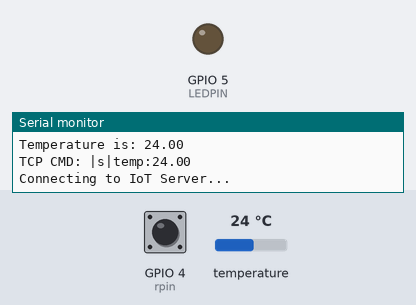
Bench run of a sketch on a simulated ESP8266 (NodeMCU). Shown: output pins drawn as LEDs (lit = HIGH), the last lines printed to the serial monitor. Dashed ring = blinking. Inputs (shaded band) come from the test bench; at power-on: GPIO 4 (rpin) HIGH, temperature 24 °C. WiFi joins after 1.5 s; servers stay silent unless stated; storage starts empty. At 4.8 s the program puts the board to deep sleep or switches it off; the recording ends there.

Above: at 3.0 s.
At 4.63 s:
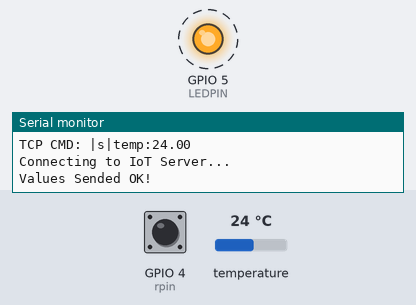
Timing chart, 0 to 4.9 s (numbered marks = the images above):
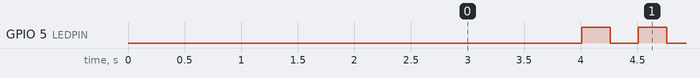

Measured:
- by itself, GPIO 5 (LEDPIN): alternates HIGH for 0.25 s and LOW for 0.25 s

The sketch:

wifi_digital_temperature.ino
```cpp
// (licence header left out)
#include <FS.h>                   //this needs to be first, or it all crashes and burns...
#include <ESP8266WiFi.h>          //https://github.com/esp8266/Arduino
#include <DNSServer.h>
#include <ESP8266WebServer.h>
#include <WiFiManager.h>          //https://github.com/tzapu/WiFiManager
#include <ArduinoJson.h>          //https://github.com/bblanchon/ArduinoJson

// Sonda digital
#include <OneWire.h>
#include <DallasTemperature.h>
//#define ONE_WIRE_BUS A3 //Rhomb.io Duino UNO - Conectar a 1-WIRE
//#define ONE_WIRE_BUS 21 //Rhomb.io ESP32 - Conectar a SDA
//#define ONE_WIRE_BUS 2 //Rhomb.io ESP8266 - Conectar a SDA
#define ONE_WIRE_BUS 2
OneWire oneWire(ONE_WIRE_BUS); // Setup a oneWire instance to communicate with any OneWire devices
DallasTemperature sensors(&oneWire); // Pass our oneWire reference to Dallas Temperature.

#define LEDPIN 5 // DEIMOS IO2 - ESP8266

//Here you can define default values, if you want.
char intervalo_tiempo[40];
char offset_temperatura[6];
char id_dispositivo[40];
char iot_server[40];
char iot_port[40];


//If this pin is LOW during boot process, Wifi configurations are reset and the device will reboot in AP mode. IO1 at Deimos Board.
int rpin = 4;

//flag for saving data
bool shouldSaveConfig = false;

//callback notifying us of the need to save config
void saveConfigCallback () {

  Serial.println("Should save config");
  shouldSaveConfig = true;

  //Deprecated, for reference use only
  //int periodo = 1000;
  //double offset = 6.5;
}

void setup() {
  Serial.begin(115200);
  Serial.println("Startup OK");
  pinMode(LEDPIN, OUTPUT);

  sensors.begin();  // Start up the temperature sensor library

  pinMode(rpin, INPUT_PULLUP);

  //Uncomment if you want to format SPI Filesystem
//  SPIFFS.format();

  //read configuration from FS json
  Serial.println("mounting FS...");

  if (SPIFFS.begin()) {
    Serial.println("mounted file system");
    if (SPIFFS.exists("/config.json")) {
      //file exists, reading and loading
      Serial.println("reading config file");
      File configFile = SPIFFS.open("/config.json", "r");
      if (configFile) {
        Serial.println("opened config file");
        size_t size = configFile.size();
        // Allocate a buffer to store contents of the file.
        std::unique_ptr<char[]> buf(new char[size]);

        configFile.readBytes(buf.get(), size);
        DynamicJsonBuffer jsonBuffer;
        JsonObject& json = jsonBuffer.parseObject(buf.get());
        json.printTo(Serial);
        if (json.success()) {
          Serial.println("\nparsed json");

          strcpy(intervalo_tiempo, json["intervalo_tiempo"]);
          strcpy(offset_temperatura, json["offset_temperatura"]);
          strcpy(id_dispositivo, json["id_dispositivo"]);
          strcpy(iot_server, json["iot_server"]);
          strcpy(iot_port, json["iot_port"]);

        } else {
          Serial.println("failed to load json config");
        }
        configFile.close();
      }
    }
  } else {
    Serial.println("failed to mount FS");
  }
  //end read

  WiFiManagerParameter custom_intervalo_tiempo("intervalo", "Time interval (sec.) Ex.: 5 (max. 4200)", intervalo_tiempo, 40);
  WiFiManagerParameter custom_offset_temperatura("offset", "Temperature offset (celsius degrees) Ex.: 1.32, Ex.: -1.25, Ex: 0", offset_temperatura, 6);
  WiFiManagerParameter custom_id_dispositivo("id", "Device ID (number) Ex.: 837289382", id_dispositivo, 40);
  WiFiManagerParameter custom_iot_server("server", "Server IP Ex.: 36.84.25.999", iot_server, 40);
  WiFiManagerParameter custom_iot_port("port", "Server port Ex.: 2522", iot_port, 40);


  //WiFiManager
  //Local intialization. Once its business is done, there is no need to keep it around
  WiFiManager wifiManager;

  //set config save notify callback
  wifiManager.setSaveConfigCallback(saveConfigCallback);

  //Descomentar si se desa IP estática
  // wifiManager.setSTAStaticIPConfig(IPAddress(10,0,1,99), IPAddress(10,0,1,1), IPAddress(255,255,255,0));

  //Custom parameters to get interval and offset values from config portal
  wifiManager.addParameter(&custom_intervalo_tiempo);
  wifiManager.addParameter(&custom_offset_temperatura);
  wifiManager.addParameter(&custom_id_dispositivo);
  wifiManager.addParameter(&custom_iot_server);
  wifiManager.addParameter(&custom_iot_port);

  //Uncomment this line if you want to reset the settings
  //  wifiManager.resetSettings();

  //Another way (easyest) to reset parameters and access to configuration portal is to put IO1 to GND at boot time.
  if (digitalRead(rpin) == LOW) {
    Serial.println("Reseteando parametros");
    wifiManager.resetSettings();
    delay(1000);
    Serial.println("Reiniciando en modo AP");
    delay(1000);
    ESP.restart();
  }

  //set minimu quality of signal so it ignores AP's under that quality
  //defaults to 8%
  //wifiManager.setMinimumSignalQuality();

  //sets timeout until configuration portal gets turned off
  //useful to make it all retry or go to sleep
  //in seconds
  //wifiManager.setTimeout(120);

  //fetches ssid and pass and tries to connect
  //if it does not connect it starts an access point with the specified name
  //here  "AutoConnectAP"
  //and goes into a blocking loop awaiting configuration


  //Config the AP name and password to access configuration portal
  if (!wifiManager.autoConnect("Rhomb.io_AP", "rhombio2018")) {
    Serial.println("failed to connect and hit timeout");
    delay(3000);
    //reset and try again, or maybe put it to deep sleep
    ESP.reset();
    delay(5000);
  }

  //if you get here you have connected to the WiFi
  Serial.println("Connected to WiFi!");

  //read updated parameters
  strcpy(intervalo_tiempo, custom_intervalo_tiempo.getValue());
  strcpy(offset_temperatura, custom_offset_temperatura.getValue());
  strcpy(id_dispositivo, custom_id_dispositivo.getValue());
  strcpy(iot_server, custom_iot_server.getValue());
  strcpy(iot_port, custom_iot_port.getValue());

  //save the custom parameters to FS
  if (shouldSaveConfig) {
    Serial.println("saving config");
    DynamicJsonBuffer jsonBuffer;
    JsonObject& json = jsonBuffer.createObject();
    json["intervalo_tiempo"] = intervalo_tiempo;
    json["offset_temperatura"] = offset_temperatura;
    json["id_dispositivo"] = id_dispositivo;
    json["iot_server"] = iot_server;
    json["iot_port"] = iot_port;

    File configFile = SPIFFS.open("/config.json", "w");
    if (!configFile) {
      Serial.println("failed to open config file for writing");
    }

    json.printTo(Serial);
    json.printTo(configFile);
    configFile.close();
    //end save
  }

  Serial.println("local ip");
  Serial.println(WiFi.localIP());
  delay(500);
}

void loop() {

  double temp;
  double temp_ok;

  //Casting char arrays to int and double values
  int custom_intervalo = atoi(intervalo_tiempo);
  double custom_offset = atof(offset_temperatura);
  int custom_id = atoi(id_dispositivo);
  int custom_port = atoi(iot_port);


  //Serial printing actual parameters
  Serial.println(" ");
  Serial.print("Actual configuration: interval(sec.)/offset(ºC)/ID(number): ");
  Serial.print(custom_intervalo);
  Serial.print("/");
  Serial.print(offset_temperatura);
  Serial.print("/");
  Serial.println(id_dispositivo);
  //Temperature measuring related code

  sensors.requestTemperatures(); // Send the command to get temperature readings


  temp = sensors.getTempCByIndex(0);
  temp_ok = temp + custom_offset;

  Serial.print("Temperature is: ");
  Serial.println(temp_ok); // Why "byIndex"?

  // END TEMPERATURE MEASURING CODE


  //Forming the TCPcmd
  String StrUno = "|s|temp:";
  String StrDos = id_dispositivo + StrUno + temp_ok ;

  //IoT Server IP and Port
  const uint16_t port = custom_port;
  const char * host = iot_server; // ip or dns

  Serial.print("TCP CMD: ");
  Serial.println(StrDos);
  Serial.println("Connecting to IoT Server...");

  // Use WiFiClient class to create TCP connections
  WiFiClient client;

  if (!client.connect(host, port)) {
    Serial.print("connection failed, ");
    Serial.println("waiting 5 seconds before retry...");
    delay(5000);
    return;
  }

  // This will send the request to the server
  client.print(StrDos);

  //read back one line from server
  String line = client.readStringUntil('\r');
  client.println(line);

  Serial.println("Values Sended OK!");
  client.stop();

  digitalWrite(LEDPIN, HIGH);   // turn the LED on (HIGH is the voltage level)
  delay(250);                       // wait for a second
  digitalWrite(LEDPIN, LOW);
  delay(250);

  digitalWrite(LEDPIN, HIGH);
  delay(250);
  digitalWrite(LEDPIN, LOW);

  Serial.print("Closing TCP connection... ");
  client.stop();
  Serial.println(" OK!");

  Serial.print("Going to sleep now. Wake period: ");
  Serial.print(custom_intervalo);
  Serial.println(" seconds...");
  Serial.println(" ");

  ESP.deepSleep(custom_intervalo * 1000000); // 20e6 is 20 microseconds

}
```
